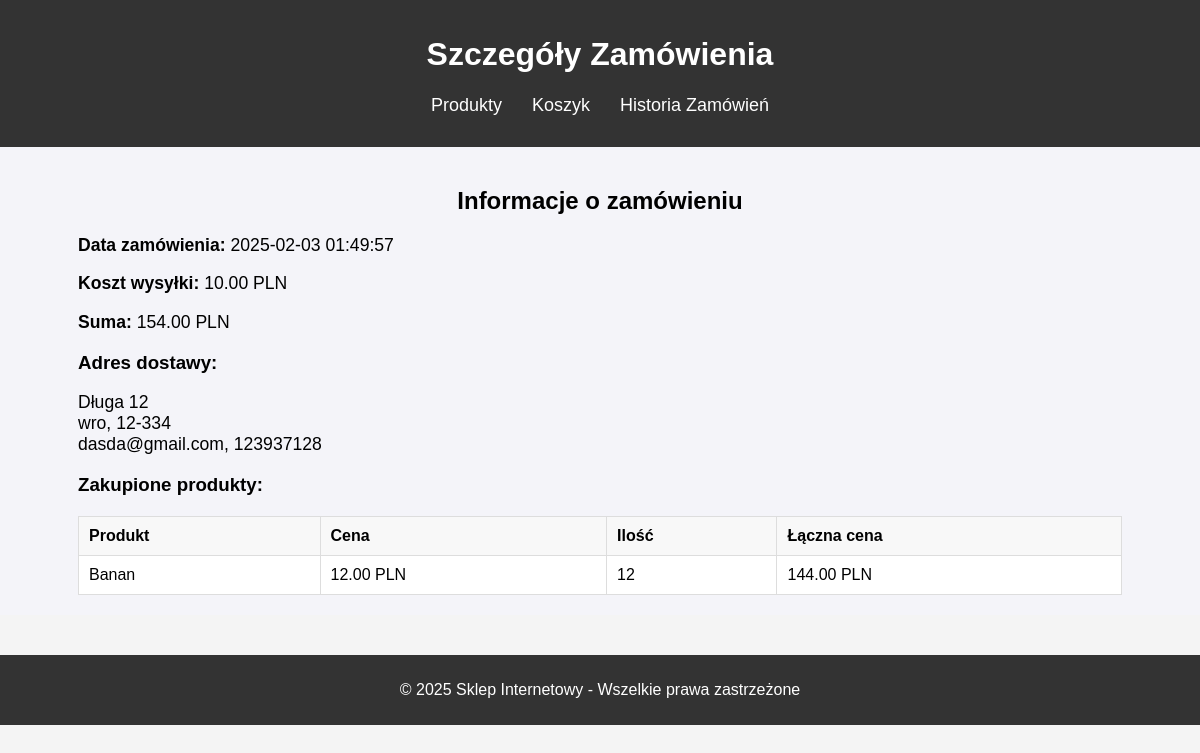
Page /order_details.php?id=3 on the committed database.
### tables this page shows
CREATE TABLE "zamowienia" (
    id INTEGER PRIMARY KEY AUTOINCREMENT,
    data_zamowienia TEXT DEFAULT CURRENT_TIMESTAMP,
    koszyk TEXT NOT NULL,
    koszt_wysylki REAL NOT NULL,
    suma REAL NOT NULL,
    imie_nazwisko TEXT NOT NULL,
    ulica TEXT NOT NULL,
    numer_domu TEXT NOT NULL,
    miasto TEXT NOT NULL,
    kod_pocztowy TEXT NOT NULL,
    email TEXT NOT NULL,
    telefon TEXT NOT NULL
, status TEXT DEFAULT 'Oczekujące');

CREATE TABLE produkty (
    id INTEGER PRIMARY KEY AUTOINCREMENT,
    nazwa TEXT NOT NULL,
    opis TEXT,
    cena REAL NOT NULL,
    ilosc INTEGER NOT NULL,
    zdjecie TEXT
, usuniety INTEGER DEFAULT 0);

### order_details.php (the view, shortened to what this page needs)
<?php
include 'db.php';
$order_id = $_GET['id'] ?? null;
if ($order_id) {
    $stmt = $db->prepare("SELECT * FROM zamowienia WHERE id = ?");
    $stmt->bindValue(1, $order_id, SQLITE3_INTEGER);
    $result = $stmt->execute();
    $order = $result->fetchArray(SQLITE3_ASSOC);
    if ($order) {
        $cart = json_decode($order['koszyk'], true);
        $unique_products = array_count_values($cart);
    }
}
?>
<!DOCTYPE html>
<html lang="pl">
<head>
    <link rel="stylesheet" href="style.css">
</head>
<body>
    <header>
        <div class="container">
            <h1>Szczegóły Zamówienia</h1>
            <nav>
                <ul>
                    <li><a href="products.php">Produkty</a></li>
                    <li><a href="cart.php">Koszyk</a></li>
                    <li><a href="orders.php">Historia Zamówień</a></li>
                </ul>
            </nav>
        </div>
    </header>
    <section class="order-details">
        <div class="container">
            <h2>Informacje o zamówieniu</h2>
            <?php if ($order): ?>
                <p><strong>Data zamówienia:</strong> <?= htmlspecialchars($order['data_zamowienia']); ?></p>
                <p><strong>Koszt wysyłki:</strong> <?= number_format($order['koszt_wysylki'], 2); ?> PLN</p>
                <p><strong>Suma:</strong> <?= number_format($order['suma'], 2); ?> PLN</p>
                <h3>Adres dostawy:</h3>
                <p>
                    <?= htmlspecialchars($order['ulica']); ?> <?= htmlspecialchars($order['numer_domu']); ?><br>
                    <?= htmlspecialchars($order['miasto']); ?>, <?= htmlspecialchars($order['kod_pocztowy']); ?><br>
                    <?= htmlspecialchars($order['email']); ?>, <?= htmlspecialchars($order['telefon']); ?>
                </p>
                <h3>Zakupione produkty:</h3>
                <table class="order-products">
                    <thead>
                        <tr>
                            <th>Produkt</th>
                            <th>Cena</th>
                            <th>Ilość</th>
                            <th>Łączna cena</th>
                        </tr>
                    </thead>
                    <tbody>
                        <?php foreach ($unique_products as $product_id => $quantity): ?>
                            <?php
                            $stmt = $db->prepare("SELECT * FROM produkty WHERE id = ?");
                            $stmt->bindValue(1, $product_id, SQLITE3_INTEGER);
                            $result = $stmt->execute();
                            $product = $result->fetchArray(SQLITE3_ASSOC);
                            if ($product) {
                                $total_product_price = $product['cena'] * $quantity;
                            }
                            ?>
                            <tr>
                                <td><?= htmlspecialchars($product['nazwa']); ?></td>
                                <td><?= number_format($product['cena'], 2); ?> PLN</td>
                                <td><?= $quantity; ?></td>
                                <td><?= number_format($total_product_price, 2); ?> PLN</td>
                            </tr>
                        <?php endforeach; ?>
                    </tbody>
                </table>
            <?php else: ?>
                <p>Nie znaleziono zamówienia o tym ID.</p>
            <?php endif; ?>
        </div>
    </section>
    <footer>
        <div class="container">
            <p>&copy; 2025 Sklep Internetowy - Wszelkie prawa zastrzeżone</p>
        </div>
    </footer>
</body>
</html>

### style.css (style rules this page uses)
body { font-family: Arial, sans-serif; background-color: #f4f4f4; margin: 0; padding: 0; }
.container { width: 90%; margin: 0 auto; }
header { background-color: #333; color: white; padding: 15px 0; }
header h1 { text-align: center; }
nav ul { list-style-type: none; padding: 0; display: flex; justify-content: center; }
nav ul li { margin: 0 15px; }
nav ul li a { color: white; text-decoration: none; font-size: 18px; }
footer { background-color: #333; color: white; padding: 10px 0; text-align: center; margin-top: 40px; }
.order-details { padding: 20px; background-color: #f4f4f9; }
.order-details h2 { text-align: center; margin-bottom: 20px; }
.order-details p { font-size: 1.1em; }
.order-products { width: 100%; border-collapse: collapse; margin-top: 20px; background-color: #fff; }
.order-products th, .order-products td { border: 1px solid #ddd; padding: 10px; text-align: left; }
.order-products th { background-color: #f8f8f8; }

### rows in the picture
zamowienia: data_zamowienia "2025-02-03 01:49:57", koszt_wysylki "10.00", suma "154.00", ulica "Długa", numer_domu "12", miasto "wro", kod_pocztowy "12-334", email "dasda@gmail.com", telefon "123937128", koszyk "12"
produkty: nazwa "Banan", cena "12.00", cena.koszyk "144.00"
